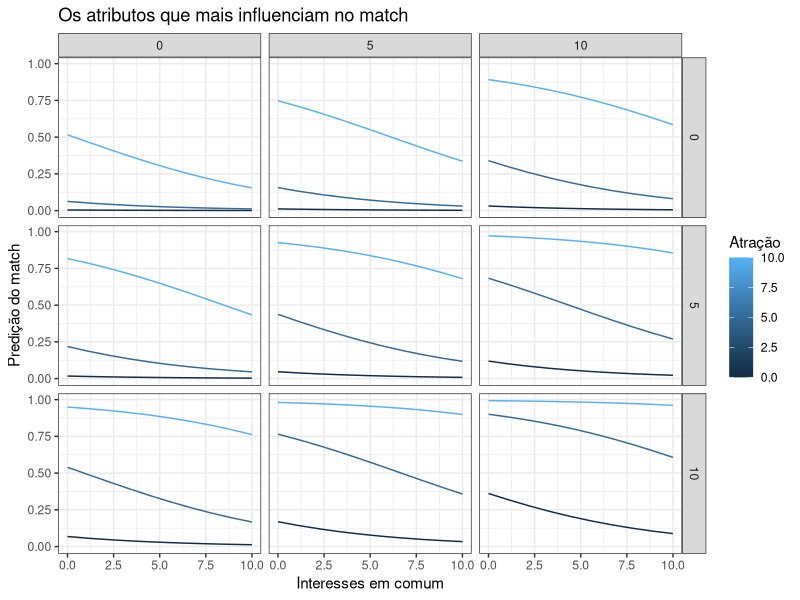

Recreate this plot in R.
## ---- chunk 1
knitr::opts_chunk$set(echo = TRUE)
library(tidyverse)
library(broom)
library(modelr)
library(pscl)
theme_set(theme_bw())
## ---- chunk 2
dates <- read_csv("speed-dating2.csv")
dates <- dates %>% 
  na.omit() %>%
  mutate(dec = case_when(.$dec == "no" ~ 0, 
                         .$dec == "yes" ~ 1))
## ---- chunk 3
bm.1 <- glm(dec ~ shar + attr + fun + intel + sinc + amb, 
          data = dates, 
          family = "binomial")
tidy(bm.1, conf.int = TRUE, exponentiate = TRUE)
## ---- chunk 4
tidy(bm.1, conf.int = TRUE, exponentiate = FALSE)
## ---- chunk 5
pR2(bm.1)
## ---- chunk 6
bm.2<- glm(dec ~ shar + attr + fun + amb, 
          data = dates, 
          family = "binomial")
tidy(bm.2, conf.int = TRUE, exponentiate = TRUE)
pR2(bm.2)
## ---- chunk 7
model.2 = dates %>% 
  data_grid(shar = seq_range(shar, 3), 
            attr = seq_range(attr, 3),
            fun = seq_range(fun, 3),
            amb = seq_range(amb, 10))
mm = augment(bm.2, 
             newdata = model.2, 
             type.predict = "response")
mm %>% 
  ggplot(aes(x = amb, colour=attr)) + 
  geom_line(aes(y = .fitted, group=attr)) +
  facet_grid(shar ~ fun) +
  labs(title="Os atributos que mais influenciam no match", x="Interesses em comum", y="Predição do match", colour="Atração")
